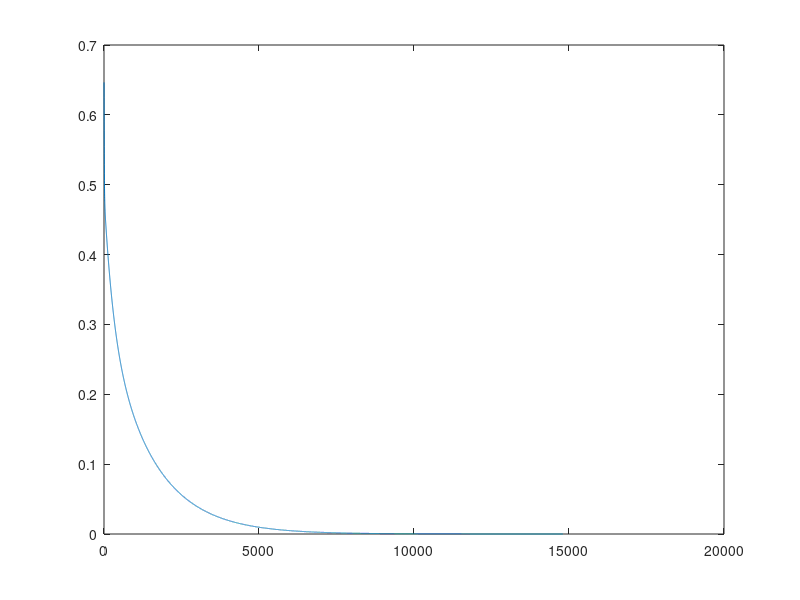

MATLAB code to generate this figure:
% initalization 
close all; clear all; clc;
load fisheriris.mat
X = meas;
numData = 50;
y = [zeros(numData,1); ones(numData,1); 2*ones(numData,1)];
[m,n] = size(meas);
I = eye(n,n);

% fit standard LS
beta_hat = inv(X' * X) * X' * y;

% set learning rate
upperLearningRate = 2 / norm(X,2)^2;
lr = upperLearningRate/1.1;

%% land weber iteration
beta = zeros(n,1);
error = zeros(n,1);
diff(1) = norm(beta_hat - beta,2);
i = 1; 
while diff(i) > 1e-5
    i = i + 1; 
    % update weight 
    beta = beta - lr * X' * (X * beta - y);
    % record difference from truth 
    diff(i) = norm(beta_hat - beta,2);
    % record error 
    error(:,i) = beta - beta_hat;
    if i > 100000
        break;
    end
end

plot(diff)
i
[beta beta_hat]

k = 3
[(I - lr * X' * X) * error(:,k) error(:,k + 1)]